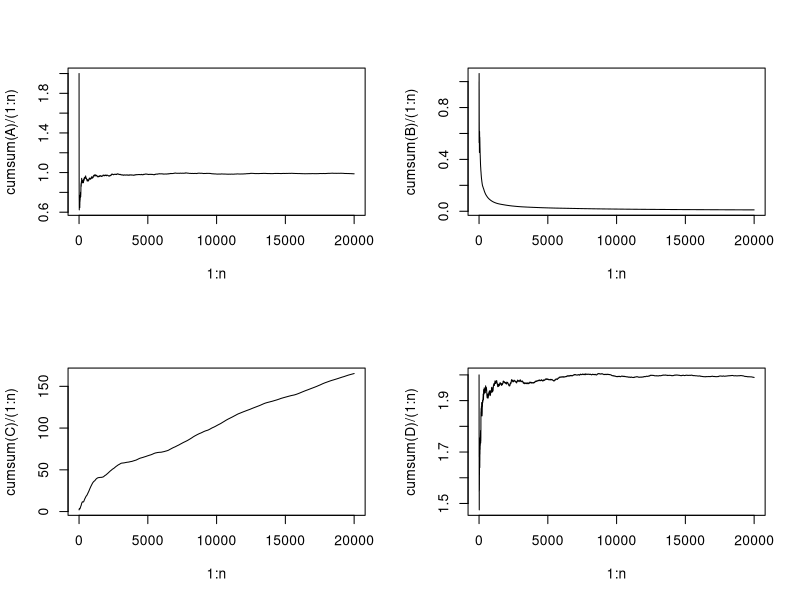
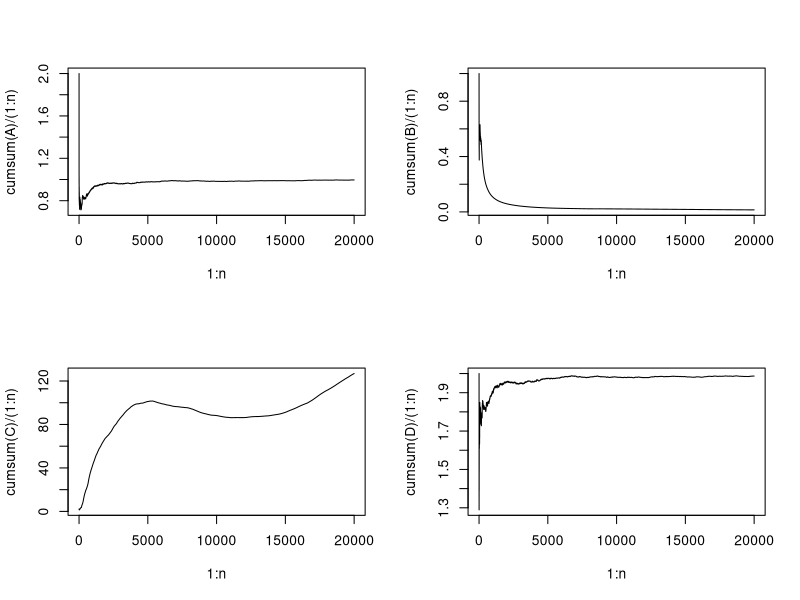
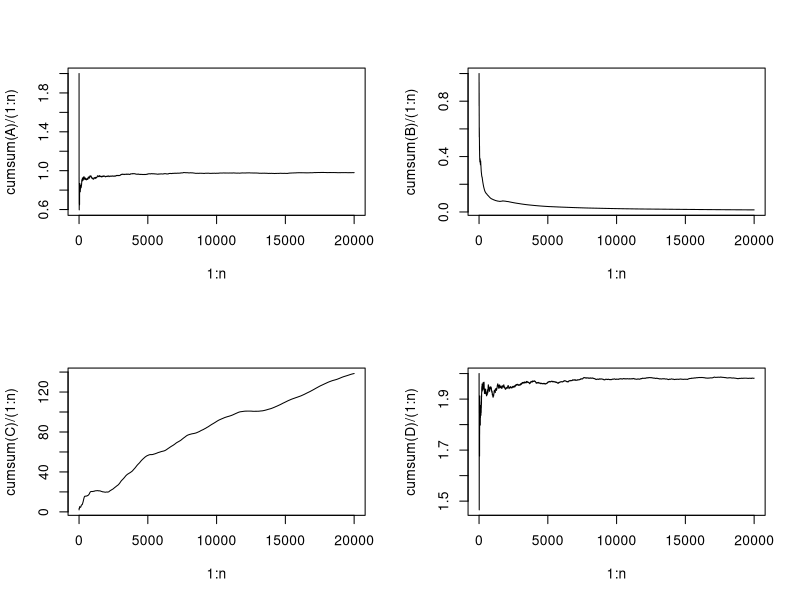
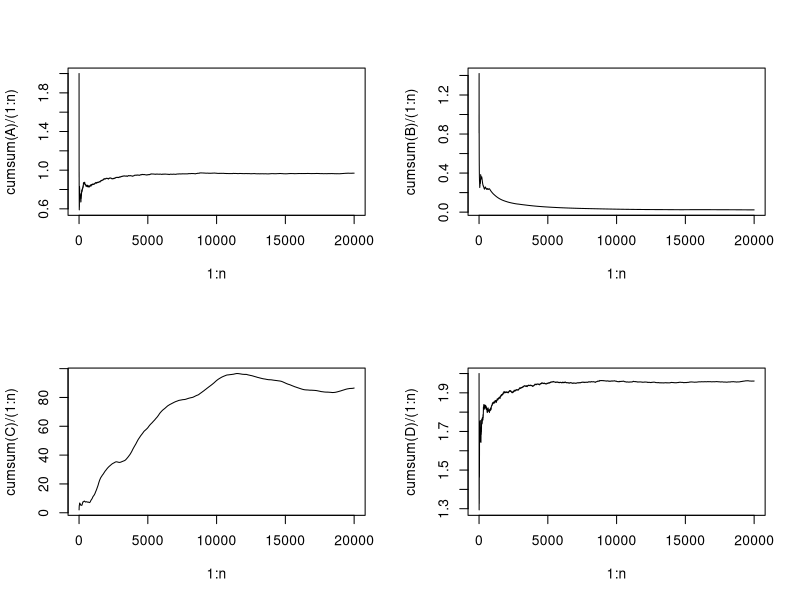
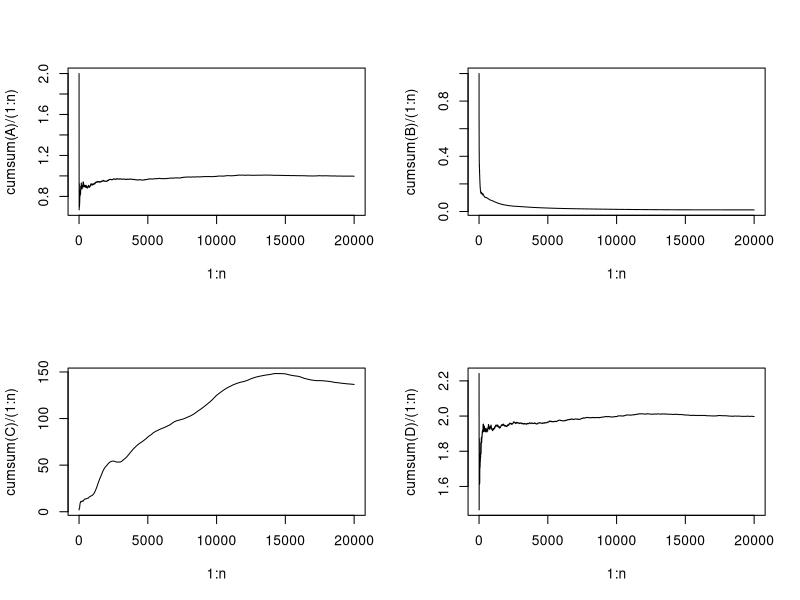
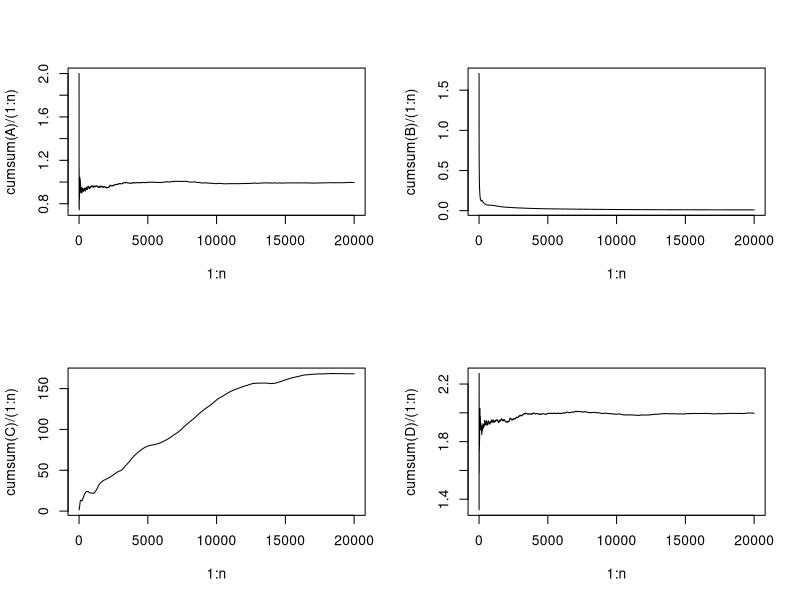
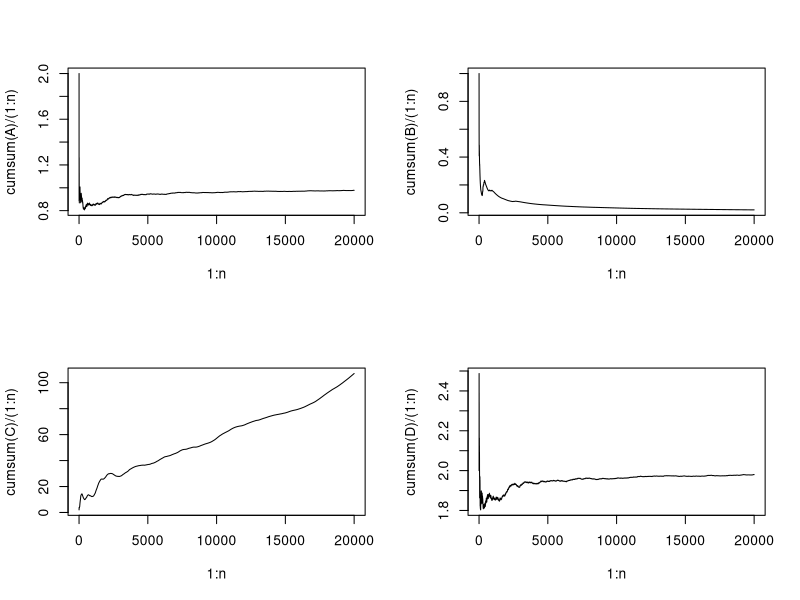
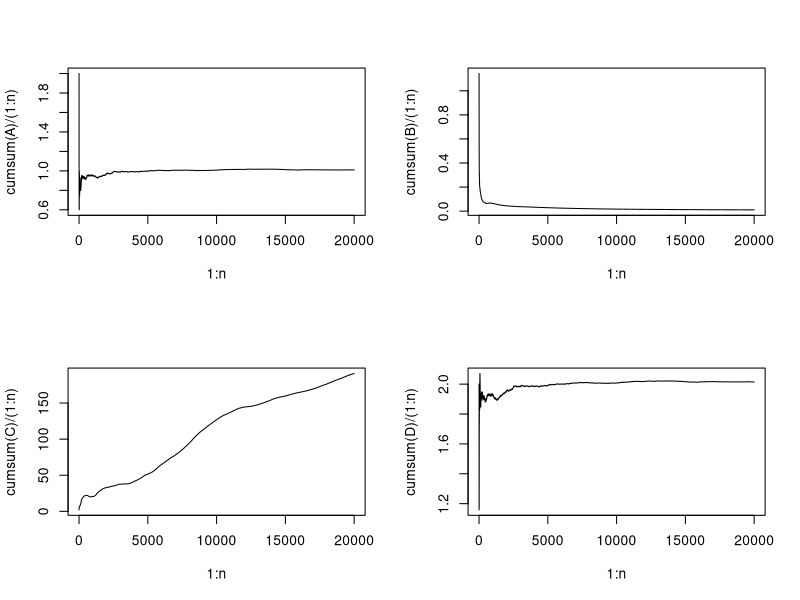

R code for these plots, in order:
n <- 20000
n_repeats <- 100
A_hat <- numeric(n_repeats)
B_hat <- numeric(n_repeats)
C_hat <- numeric(n_repeats)
D_hat <- numeric(n_repeats)
true_vals <- list(A = 2, B = 1, C = 2, D = 2)
fn <- function(n) {
  A <- numeric(n)
  B <- numeric(n)
  C <- numeric(n)
  D <- numeric(n)
  A[1] <- true_vals$A
  B[1] <- true_vals$B
  C[1] <- true_vals$C
  D[1] <- true_vals$D
  for (i in 1:(n - 1)) {
    A[i + 1] <- rgamma(1, 1, 1 + B[i])
    B[i + 1] <- rexp(1, 1 + abs(D[i] - C[i]))
    # mcmc for C
    z <- rnorm(1, C[i], 1)
    y <- abs(z)
    ro <- ifelse(C[i] == 0, 1, (y / A[i + 1]) / (C[i] / A[i + 1]))
    RO <- min(1, ro)
    C[i + 1] <- if (runif(1) < RO) y else C[i]
    D[i + 1] <- runif(1, A[i + 1], A[i + 1] + 2)
  }
  par(mfrow = c(2, 2))
  plot(1:n,cumsum(A)/(1:n),type="l")
  plot(1:n,cumsum(B)/(1:n),type="l")
  plot(1:n,cumsum(C)/(1:n),type="l")
  plot(1:n,cumsum(D)/(1:n),type="l")
  return(list(
    A_mean = mean(A),
    B_mean = mean(B),
    C_mean = mean(C),
    D_mean = mean(D)
  ))
}

pb <- txtProgressBar(min = 0, max = n_repeats, style = 3)
start_time <- Sys.time()
fn(n)
for (t in 1:n_repeats) {
  result <- fn(n)
  A_hat[t] <- result$A_mean
  B_hat[t] <- result$B_mean
  C_hat[t] <- result$C_mean
  D_hat[t] <- result$D_mean
  
  setTxtProgressBar(pb, t)
  
  if (t %% 10 == 0) {
    elapsed <- as.numeric(difftime(Sys.time(), start_time, units = "secs"))
    avg_time <- elapsed / t
    remaining_time <- avg_time * (n_repeats - t)
    
    cat(sprintf("[%s] Completed %d iterations | Elapsed: %.1f secs | Remaining: %.1f secs\n",
                format(Sys.time(), "%H:%M:%S"), t, elapsed, remaining_time))
  }
}

calculate_metrics <- function(estimates, true_value) {
  bias <- mean(estimates) - true_value
  mse <- mean((estimates - true_value)^2)
  rmse <- sqrt(mse)
  return(list(bias = bias, mse = mse, rmse = rmse))
}

metrics_A <- calculate_metrics(A_hat, true_vals$A)
metrics_B <- calculate_metrics(B_hat, true_vals$B)
metrics_C <- calculate_metrics(C_hat, true_vals$C)
metrics_D <- calculate_metrics(D_hat, true_vals$D)

end_time <- Sys.time()
total_time <- as.numeric(difftime(end_time, start_time, units = "secs"))

cat("\n--- Summary ---\n")
cat(sprintf("A: Mean = %.4f | Bias = %.4f | MSE = %.4f | RMSE = %.4f\n",mean(A_hat), metrics_A$bias, metrics_A$mse, metrics_A$rmse))
cat(sprintf("B: Mean = %.4f | Bias = %.4f | MSE = %.4f | RMSE = %.4f\n",mean(B_hat), metrics_B$bias, metrics_B$mse, metrics_B$rmse))
cat(sprintf("C: Mean = %.4f | Bias = %.4f | MSE = %.4f | RMSE = %.4f\n",mean(C_hat), metrics_C$bias, metrics_C$mse, metrics_C$rmse))
cat(sprintf("D: Mean = %.4f | Bias = %.4f | MSE = %.4f | RMSE = %.4f\n",mean(D_hat), metrics_D$bias, metrics_D$mse, metrics_D$rmse))
cat(sprintf("Total runtime: %.1f seconds (%.1f minutes)\n",total_time, total_time / 60))
